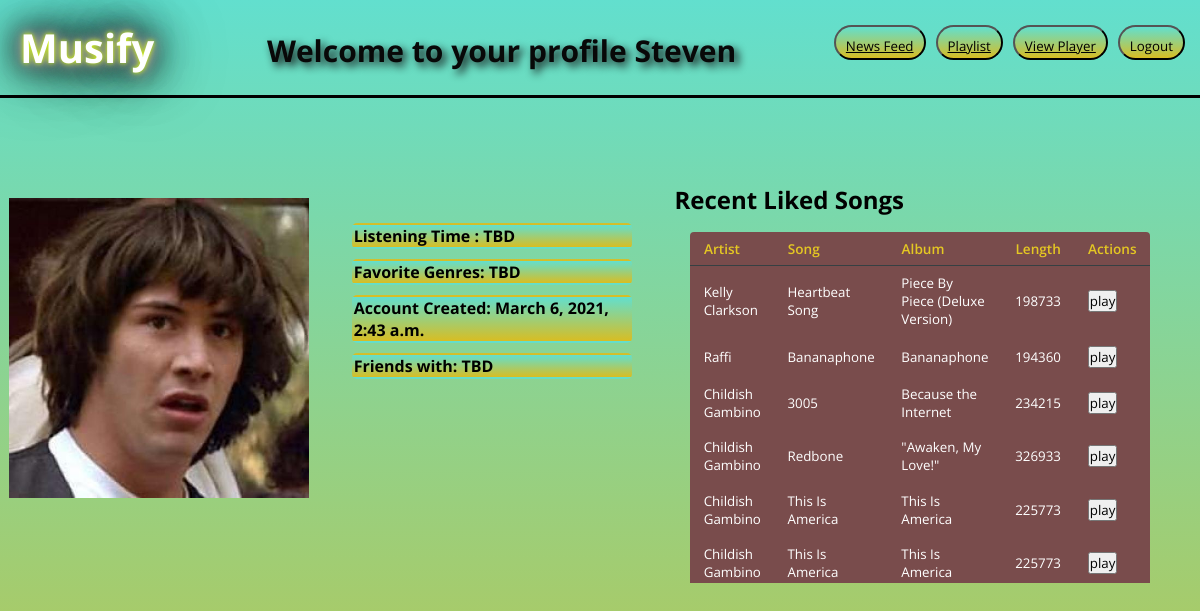
The app's page /profile (signed in) with its own data.
### project_app/models.py (models this page shows)
class User(models.Model):
    first_name = models.CharField(max_length=200)
    last_name = models.CharField(max_length=200)
    username = models.CharField(max_length=50, default=True)
    email = models.CharField(max_length=200)
    password = models.CharField(max_length=20)
    created_at = models.DateTimeField(auto_now_add=True)
    updated_at = models.DateTimeField(auto_now=True)
    objects = UserManager()

class Liked_Song(models.Model):
    songId = models.CharField(max_length=200, default=True)
    artist = models.CharField(max_length=200)
    song = models.CharField(max_length=200)
    album = models.CharField(max_length=200)
    duration = models.IntegerField()
    user = models.ForeignKey(
        User, related_name="liked_songs", on_delete=models.CASCADE)
    created_at = models.DateTimeField(auto_now_add=True)
    updated_at = models.DateTimeField(auto_now=True)

### project_app/views.py (the view)
# urls.py: path('profile', views.profile),
def profile(request):
    user_id = request.session.get('userID')
    if 'userID' not in request.session:
        return redirect('/')
    else:
        context = {
            'this_user': User.objects.get(id=user_id),
            'all_songs': Song.objects.all(),
            'liked_songs': Liked_Song.objects.all()
        }
    return render(request, 'profile.html', context)

### project_app/templates/profile.html (shortened to what this page needs)
<!DOCTYPE html>
<html lang="en">
<head>
    {% load static %}
    <link rel="stylesheet" href="{% static 'css/profile.css' %}" />
    <link rel="stylesheet" href="{% static 'js/profile.js' %}" />
</head>
<body>
    <div class="header">
        <h1>Musify</h1>
        <h3>Welcome to your profile {{this_user.first_name}}</h3>
        <div class="main_links">
            <button><a href="/newsfeed">News Feed</a></button>
            <button><a href="/playlist">Playlist</a></button>
            <button><a href="/musicPlayer">View Player</a></button>
            <form action="/logout">
                <button type="submit">Logout</button>
            </form>
        </div>
    </div>
    <div class="profile">
        <img src="{% static "css/conspiracy-keanu.jpg" %}" alt="Hi!" />
        <ul class="infoList">
            <li>Listening Time : TBD</li>
            <li>Favorite Genres: TBD</li>
            <li>Account Created: {{ this_user.created_at }}</li>
            <li>Friends with: TBD</li>
        </ul>
        <div class="liked_songs">
            <h2>Recent Liked Songs</h2>
            <table id="table_like" class="table_like">
                <thead>
                    <tr>
                        <th scope="col">Artist</th>
                        <th scope="col">Song</th>
                        <th scope="col">Album</th>
                        <th scope="col">Length</th>
                        <th scope="col">Actions</th>
                    </tr>
                </thead>
                <tbody>
                    {% for song in liked_songs %}
                    {% if song.user.id == request.session.userID %}
                    <tr>
                        <td>{{song.artist}}</td>
                        <td>{{song.song}}</td>
                        <td>{{song.album}}</td>
                        <td>{{song.duration}}</td>
                        <td>
                            <form class="playlist" action="/playSong" method="POST">
                                <button class="playButton" type="submit" name="button" value="{{song.songId}}">play</button>
                            </form>
                        </td>
                    </tr>
                {% endif %}
                {% endfor %}
                </tbody>
            </table>
        </div>
    </div>
</body>
</html>

### project_app/static/css/profile.css (style rules this page uses)
*, *:before, *:after { margin: 0; padding: 0; font-family: "Open Sans", sans-serif; }
html { height: 100%; }
body { background: linear-gradient(rgb(98, 223, 206), rgb(216, 189, 35)); font-family: "Open Sans", sans-serif; height: 100%; background-repeat: no-repeat; }
.header { display: flex; justify-content: space-between; align-content: center; border-bottom: 3px solid black; padding: 10px; }
.header h3 { margin-top: 10px; margin-left: 10px; padding: 10px; color: rgb(8, 8, 8); text-shadow: 4px 4px 8px #0e0d0d; font-size: 30px; }
.header h1 { padding: 10px; color: #FFFFFF; text-shadow: 0 0 5px rgb(217, 255, 0), 0 0 10px rgb(131, 131, 131), 0 0 15px #FFF, 0 0 20px #0f0f0f, 0 0 30px #303030, 0 0 40px #000000, 0 0 55px #000000, 0 0 75px #000000; color: #ffffff; font-size: 40px; }
.header .main_links { display: flex; justify-content: space-around; }
.header .main_links button { padding: 10px; margin: 5px; margin-top: 15px; border-radius: 20px; height: 35px; background: linear-gradient(rgb(98, 223, 206), rgb(216, 189, 35)); }
.header .main_links button a { color: black; }
.profile { display: flex; align-content: center; justify-content: space-around; vertical-align: middle; }
.profile img { margin-top: 100px; width: 300px; height: 300px; }
.profile ul { margin-top: 100px; width: 300px; height: 300px; list-style-type: none; }
.infoList { width: 300px; padding: 15px; }
.infoList li { margin: 10px; font-weight: bolder; border: 2px solid transparent; border-radius: 5px; background: linear-gradient(rgb(98, 223, 206), rgb(216, 189, 35)); }
.liked_songs { margin-top: 85px; margin-right: 25px; overflow-y: auto; height: 400px; }
table { background: #794c4c; border-radius: 0.25em; border-collapse: collapse; margin: 1em; width: 400px; }
th { border-bottom: 1px solid #364043; color: #e4c723; font-size: 0.85em; font-weight: 600; padding: 0.5em 1em; text-align: left; }
td { color: #fff; font-weight: 400; padding: 0.65em 1em; font-size: smaller; }
tbody tr { transition: background 0.25s ease; }

### records on screen
User: first_name "Steven", created_at "March 6, 2021, 2:43 a.m."
Liked_Song: artist "Kelly Clarkson", song "Heartbeat Song", album "Piece By Piece (Deluxe Version)", duration "198733"
Liked_Song: artist "Raffi", song "Bananaphone", album "Bananaphone", duration "194360"
Liked_Song: artist "Childish Gambino", song "3005", album "Because the Internet", duration "234215"
Liked_Song: artist "Childish Gambino", song "Redbone", album "\"Awaken, My Love!\"", duration "326933"
Liked_Song: artist "Childish Gambino", song "This Is America", album "This Is America", duration "225773"
Liked_Song: artist "Childish Gambino", song "This Is America", album "This Is America", duration "225773"
